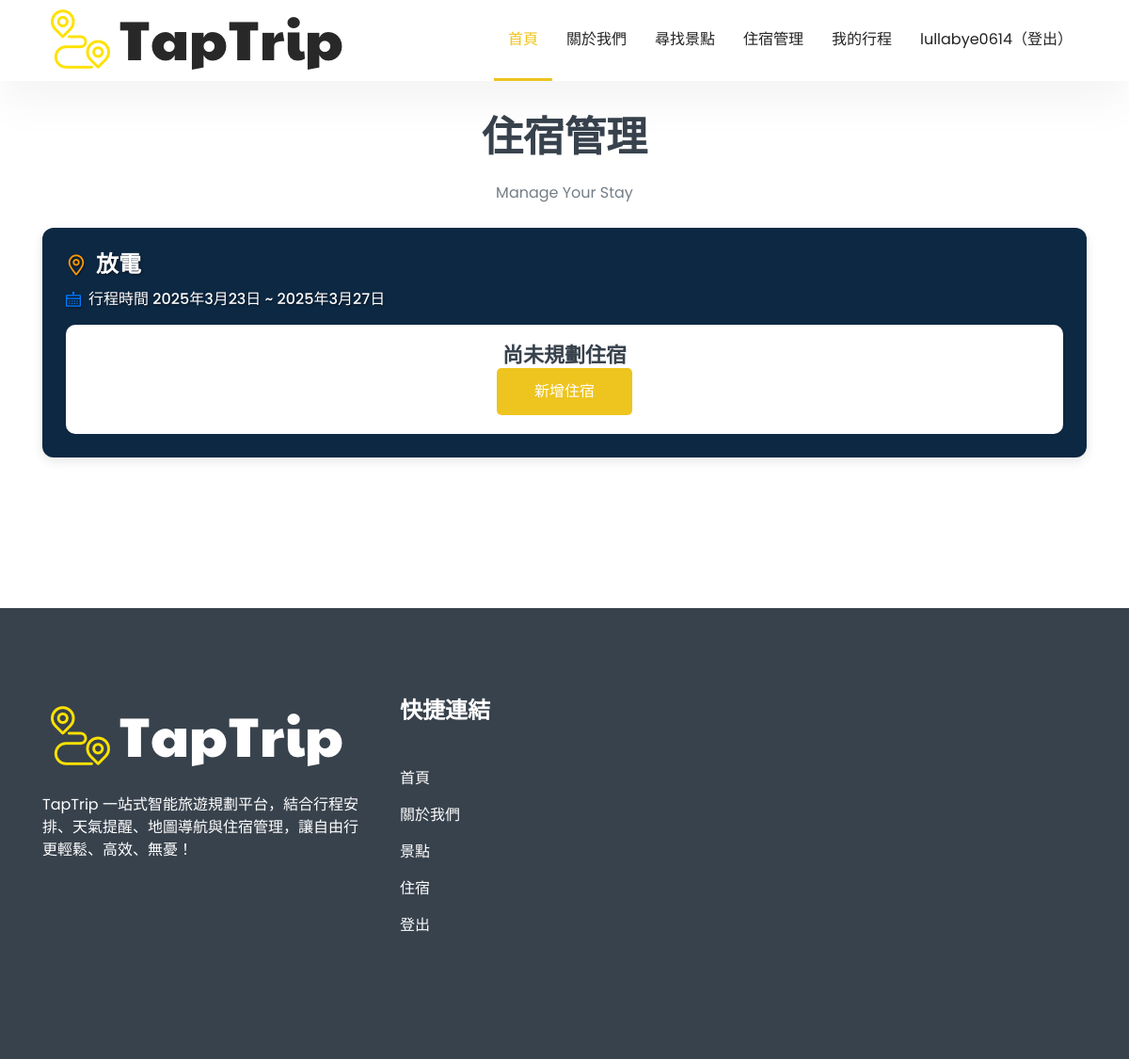
Before: /lodging/ (signed in) with the older database file.
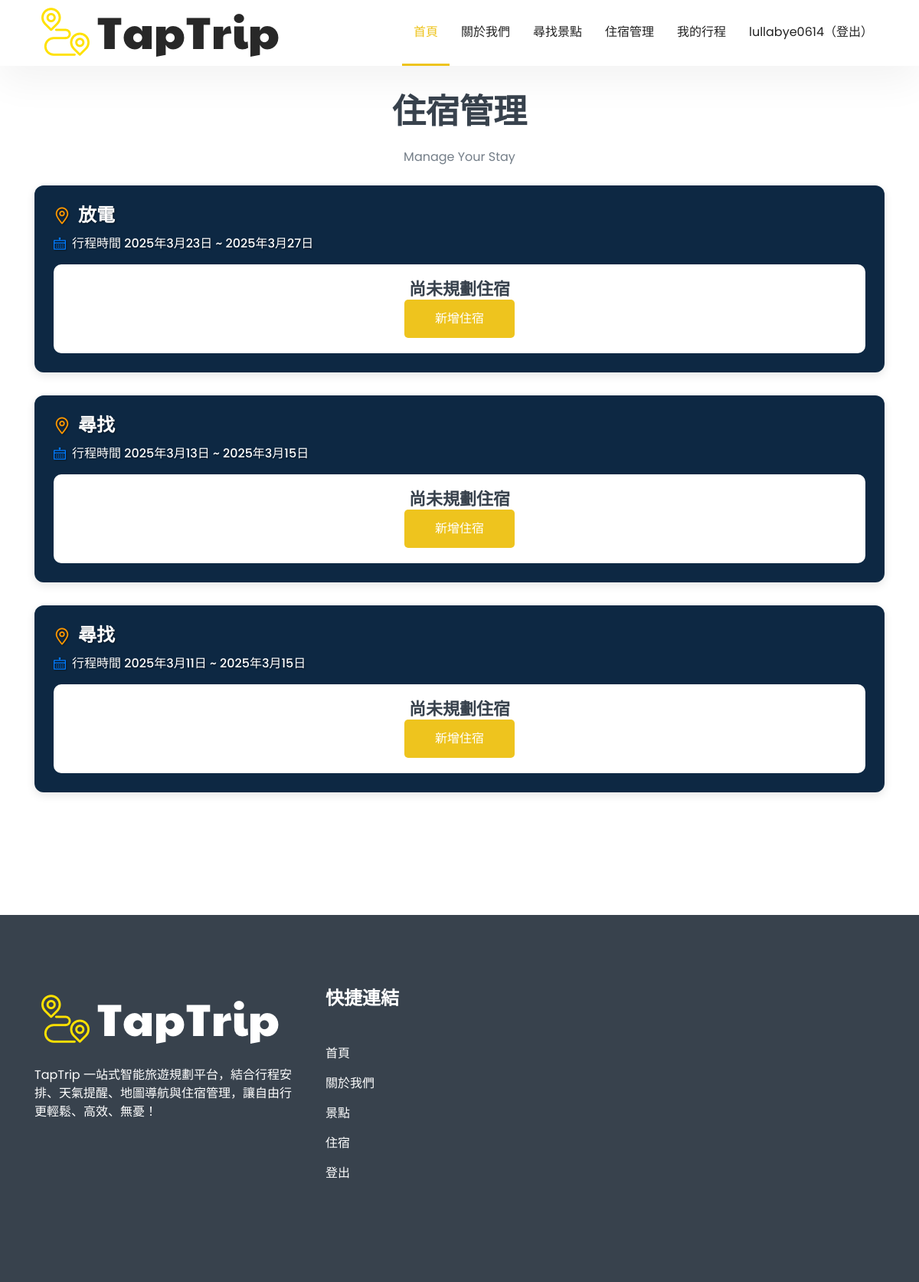
After: the same page with the newer database file.
### trips/models.py (models this page shows, shortened)
class Trip(models.Model):
    STATUS_CHOICES = [
        ('draft', '草稿'),
        ('completed', '已完成'),
    ]
    name = models.CharField(max_length=255)
    user = models.ForeignKey(settings.AUTH_USER_MODEL, on_delete=models.CASCADE)
    start_date = models.DateField()
    end_date = models.DateField()
    status = models.CharField(max_length=10, choices=STATUS_CHOICES, default='draft')

### lodging/views.py (the view)
# urls.py: url(r'^lodging/',views.lodging,name="lodging"), #管理住宿頁面
@login_required
def lodging(request):
    draft_trips = Trip.objects.filter(user=request.user, status='draft')
    if not draft_trips.exists():
        return render(request, "lodging.html")  # ✅ 沒有草稿行程，跳轉到 lodging.html
    trip_data = []
    for trip in draft_trips:
        trip_lodgings = TripLodging.objects.filter(trip=trip)  # 取得 `TripLodging` (行程與住宿的關聯)
        lodgings = [trip_lodging.lodging for trip_lodging in trip_lodgings]
        trip_data.append({
            "trip": trip,
            "lodgings": lodgings if lodgings else None  # 如果有住宿就顯示完整 `Lodging`，否則為 None
        })
    return render(request, "stay-management.html", {"trip_data": trip_data})  # ✅ 有草稿行程，跳轉到 stay-management.html

### lodging/templates/stay-management.html (shortened to what this page needs)
{% load static %}
<!doctype html>
<html class="no-js" lang="en">
<head>
	<link rel="stylesheet" href="{% static 'lodging/assets/css/magnific-popup.css' %}">
	<link rel="stylesheet" href="{% static 'lodging/assets/css/slick.css' %}">
    <link rel="stylesheet" href="{% static 'lodging/assets/css/animate.css' %}">
    <link rel="stylesheet" href="{% static 'lodging/assets/css/nice-select.css' %}">
    <link rel="stylesheet" href="{% static 'lodging/assets/css/LineIcons.2.0.css' %}">
    <link rel="stylesheet" href="{% static 'lodging/assets/css/bootstrap.4.5.2.min.css' %}">
    <link rel="stylesheet" href="{% static 'lodging/assets/css/default.css' %}">
    <link rel="stylesheet" href="{% static 'lodging/assets/css/style.css' %}">
</head>
<body>
    <section class="header_area">
        <div class="header_navbar sticky">
            <div class="container">
                <div class="row">
                    <div class="col-lg-12">
                        <nav class="navbar navbar-expand-lg">
                            <a class="navbar-brand" href="{% if request.user.is_authenticated %}/home{% else %}/{% endif %}">
                                <img src="{% static 'lodging/assets/images/logo2.png' %}" alt="Logo">
                            </a>
                            <div class="collapse navbar-collapse sub-menu-bar" id="navbarSupportedContent">
                                <ul id="nav" class="navbar-nav ml-auto">
                                    <li class="nav-item active">
                                        <a class="page-scroll" href="/home">首頁</a>
                                    </li>
                                    <li class="nav-item">
                                        <a class="page-scroll" href="{% if request.user.is_authenticated %}/home#about{% else %}/#about{% endif %}">關於我們</a>
                                    </li>
                                    <li class="nav-item">
                                        <a class="page-scroll" href="{% if request.user.is_authenticated %}/findattractions{% else %}/showattractions{% endif %}">尋找景點</a>
                                    </li>
                                    <li class="nav-item">
                                        <a class="page-scroll" href="/lodging">住宿管理</a>
                                    </li>
                                    <li class="nav-item">
                                        <a class="page-scroll" href="/trips">我的行程</a>
                                    </li>
                                    <li class="nav-item" id="user-menu">
                                    </li>
                                </ul>
                            </div>
                        </nav>
                    </div>
                </div>
            </div>
        </div>
    </section>
<section id="blog" class="blog_area pt-120 pb-130">
    <div class="container">
        <div class="row justify-content-center">
            <div class="col-lg-6">
                <div class="section_title text-center pb-25">
                    <h3 class="title">住宿管理</h3>
                    <p>Manage Your Stay</p>
                </div>
            </div>
        </div>
        {% for item in trip_data %}
        <div class="trip_section">
            <div class="trip_info">
                <h3 class="trip_title">
                    <i class="lni lni-map-marker"></i> {{ item.trip.name }}
                </h3>
                <p class="trip_time">
                    <i class="lni lni-calendar"></i> 行程時間 {{ item.trip.start_date }} ~ {{ item.trip.end_date }}
                </p>
            </div>
            {% if item.lodgings %}
                {% for lodging in item.lodgings %}
                    <div class="single_blog d-sm-flex mt-30" id="lodging-{{ lodging.id }}">
                        <div class="blog_image">
                            <img src="{{ lodging.image }}" alt="hotel image">
                        </div>
                        <div class="blog_content blog_content_2 media-body">
                            <h3 class="blog_title">
                                <a href="{{ lodging.link }}" target="_blank">
                                    <strong>{{ lodging.name }}</strong>
                                </a>
                            </h3>
                            <p>入住日期：{{ lodging.check_in }} | 退房日期：{{ lodging.check_out }}</p>
                            <p>地址: {{ lodging.address }}</p>
                            <p class="price">{{ lodging.price }}</p>
                            <div class="btn-group">
                                <a href="{{ lodging.link }}" target="_blank" class="main-btn">查看飯店</a>
                                <button class="main-btn delete-btn" onclick="deleteLodging({{ lodging.id }})">刪除飯店</button>
                            </div>
                        </div>
                    </div>
                {% endfor %}
                <div class="reminder-container" style="margin-top: 20px; text-align: center;">
                    <p class="reminder-message" style="color: red; font-size: 14px;">
                        **重要提示：**本系統僅提供飯店查詢服務，非正式預訂，請前往 Booking 網站完成實際訂房。
                    </p>
                </div>
            {% else %}
                <div class="no-booking">
                    <h4>尚未規劃住宿</h4>
                    <a href="/booking/?checkin={{ item.trip.start_date|date:'Y-m-d' }}&checkout={{ item.trip.end_date|date:'Y-m-d' }}&trip={{ item.trip.name }}" class="main-btn">新增住宿</a>
                </div>
            {% endif %}
        </div>
    {% endfor %}
    </div>
</section>
    <section id="footer" class="footer_area">
        <div class="footer_widget pt-50 pb-130">
            <div class="container">
                <div class="row">
                    <div class="col-lg-4 col-md-6 order-md-1 order-lg-1">
                        <div class="footer_about mt-50">
                            <a href="/home"><img src="/static/assets/images/logo.png" alt="logo"></a>
                            <p>TapTrip 一站式智能旅遊規劃平台，結合行程安排、天氣提醒、地圖導航與住宿管理，讓自由行更輕鬆、高效、無憂！</p>
                        </div>
                    </div>
                    <div class="col-lg-4 col-md-12 order-md-3 order-lg-2">
                        <div class="footer_link_wrapper d-flex flex-wrap">
                            <div class="footer_link mt-45">
                                <h4 class="footer_title"><strong>快捷連結</strong></h4>
                                <ul class="link">
                                    <li><a href="{% if request.user.is_authenticated %}/home{% else %}/{% endif %}">首頁</a></li>
                                    <li><a href="{% if request.user.is_authenticated %}/home#about{% else %}/#about{% endif %}">關於我們</a></li>
                                    <li><a href="{% if request.user.is_authenticated %}/home#attractions{% else %}/#attractions{% endif %}">景點</a></li>
                                    <li><a href="{% if request.user.is_authenticated %}/home#services{% else %}/#services{% endif %}">住宿</a></li>
                                    <li>
                                        {% if request.user.is_authenticated %}
                                            <a href="/logout">登出</a>
                                        {% else %}
                                            <a href="/login">登入</a>
                                        {% endif %}
                                    </li>
                                </ul>
                            </div>
                        </div>
                    </div>
                </div>
            </div>
        </div>
    </section>
</body>
</html>

### lodging/static/assets/css/default.css (style rules this page uses)
.mt-45 { margin-top: 45px; }
.mt-50 { margin-top: 50px; }
.pt-50 { padding-top: 50px; }
.pt-120 { padding-top: 120px; }
.pb-25 { padding-bottom: 25px; }
.pb-130 { padding-bottom: 130px; }

### lodging/static/assets/css/style.css (style rules this page uses)
body { font-family:"Poppins",sans-serif;font-weight:normal;font-style:normal;color:#747e88 }
* { margin:0;padding:0;-webkit-box-sizing:border-box;box-sizing:border-box }
img { max-width:100% }
a { color:#eec41e }
i,span,a { display:inline-block }
audio,canvas,iframe,img,svg,video { vertical-align:middle }
h1,h2,h3,h4,h5,h6 { font-family:"Poppins",sans-serif;font-weight:700;color:#38424d;margin:0 }
h3 { font-size:28px }
h4 { font-size:22px }
ul,ol { margin:0;padding:0;list-style-type:none }
p { font-size:16px;font-weight:400;line-height:24px;color:#747e88;margin:0 }
.main-btn { display:inline-block;font-weight:500;text-align:center;white-space:nowrap;vertical-align:middle;-webkit-user-select:none;-moz-user-select:none;-ms-user-select:none;user-select:none;border:0;padding:0 40px;font-size:16px;height:50px;line-height:50px;border-radius:5px;color:#fff;cursor:pointer;z-index:5;-webkit-transition:all .4s ease-out 0s;transition:all .4s ease-out 0s;background-color:#eec41e }
.section_title .title { font-size:44px;font-weight:600 }
.section_title p { margin-top:20px }
.header_navbar { position:absolute;top:0;left:0;width:100%;z-index:99;-webkit-transition:all .3s ease-out 0s;transition:all .3s ease-out 0s;border-bottom:2px solid rgba(255,255,255,.21) }
.sticky { position:fixed;z-index:99;background-color:#fff;-webkit-box-shadow:0 20px 50px 0 rgba(0,0,0,.05);box-shadow:0 20px 50px 0 rgba(0,0,0,.05);-webkit-transition:all .3s ease-out 0s;transition:all .3s ease-out 0s }
.sticky .navbar { padding:0 }
.navbar { padding:0;border-radius:5px;position:relative;-webkit-transition:all .3s ease-out 0s;transition:all .3s ease-out 0s }
.navbar-brand { padding:0 }
.navbar-nav .nav-item { position:relative }
.navbar-nav .nav-item a { font-size:16px;font-weight:400;color:#fff;-webkit-transition:all .3s ease-out 0s;transition:all .3s ease-out 0s;padding:30px 15px;position:relative }
.navbar-nav .nav-item a::before { position:absolute;content:'';bottom:-2px;left:0;width:0;height:3px;background-color:#eec41e;-webkit-transition:all .3s ease-out 0s;transition:all .3s ease-out 0s }
.navbar-nav .nav-item.active>a::before,.navbar-nav .nav-item:hover>a::before { width:100% }
.sticky .navbar-nav .nav-item a { color:#222 }
.sticky .navbar-nav .nav-item.active>a,.sticky .navbar-nav .nav-item:hover>a { color:#eec41e }
.footer_area { background-color:#38424d }
.footer_about p { color:#fff;margin-top:25px }
.footer_title { font-size:24px;font-weight:500;color:#fff }
.footer_link { width:50% }
.footer_link .link { padding-top:30px }
.footer_link .link li { margin-top:15px }
.footer_link .link li a { font-size:16px;color:#fff;-webkit-transition:all .3s ease-out 0s;transition:all .3s ease-out 0s }

### lodging/templates/stay-management.html (style rules this page uses)
.trip_section { background-color:rgb(13, 40, 67); padding: 25px; border-radius: 12px; margin-bottom: 30px; box-shadow: 0px 4px 12px rgba(0, 0, 0, 0.1); }
.no-booking { background-color: #FFFFFF; padding: 20px; text-align: center; border-radius: 10px; margin-top: 15px; }
.trip_section h3 { font-size: 24px; font-weight: bold; color: #333; margin-bottom: 10px; display: flex; align-items: center; }
.trip_section h3 i { font-size: 22px; color: #ff9800; margin-right: 10px; }
.trip_section .trip_time { font-size: 16px; color: #555; display: flex; align-items: center; font-weight: 500; }
.trip_section .trip_time i { color: #007bff; margin-right: 8px; }
.trip_info .trip_title, .trip_info .trip_time, .trip_info .separator { color: white; }
.trip_info i { color: white; }
.trip_info { text-shadow: 1px 1px 2px rgba(0, 0, 0, 0.5); color: white; }

Changed rows visible on the page:
added Trip: trip.name "尋找", trip.start_date "2025年3月13日", trip.end_date "2025年3月15日"
added Trip: trip.name "尋找", trip.start_date "2025年3月11日", trip.end_date "2025年3月15日"
